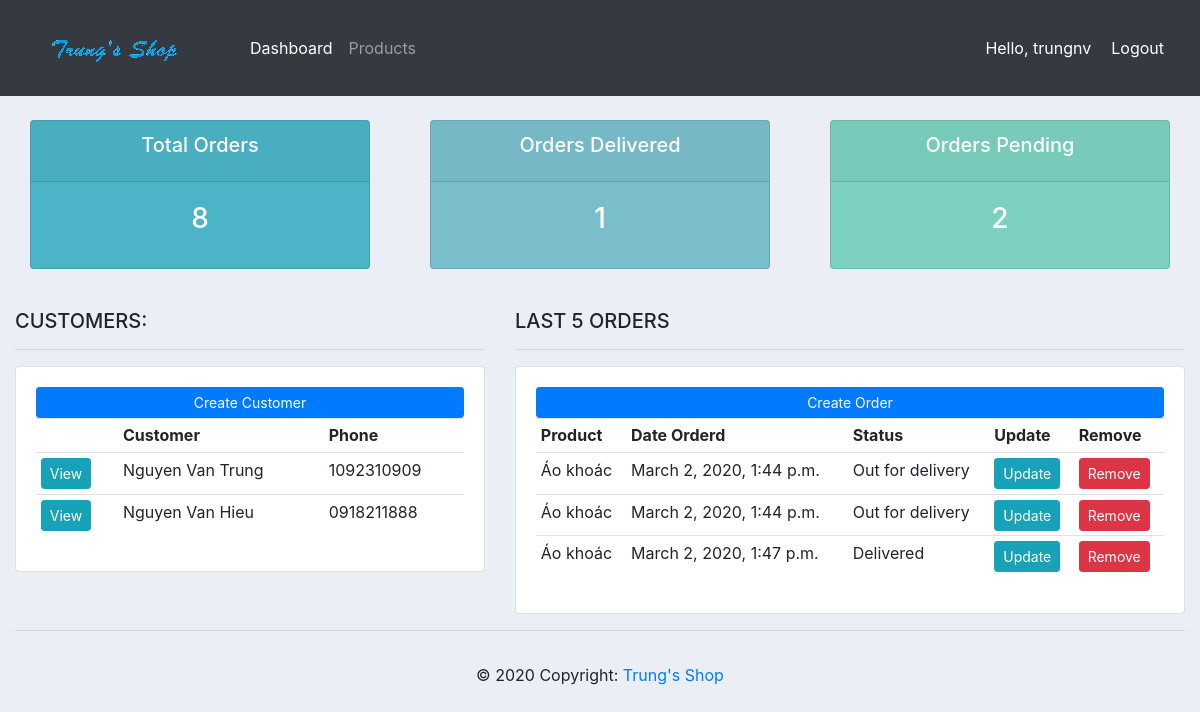
The app's page / (signed in) with its own data.
### accounts/models.py (models this page shows, shortened)
class Customer(models.Model):
    name = models.CharField(max_length=200, null=True)
    phone = models.CharField(max_length=200, null=True)
    email = models.CharField(max_length=200, null=True)
    date_created = models.DateTimeField(auto_now_add=True, null=True)

class Order(models.Model):
    STATUS = (
			('Pending', 'Pending'),
			('Out for delivery', 'Out for delivery'),
			('Delivered', 'Delivered'),
			)
    customer = models.ForeignKey(Customer, null=True, on_delete=models.SET_NULL)
    product = models.ForeignKey(Product, null=True, on_delete=models.SET_NULL)
    date_created = models.DateTimeField(auto_now_add=True, null=True)
    status = models.CharField(max_length=200, null=True, choices=STATUS)
    note = models.CharField(max_length=1000, null=True)

class Product(models.Model):
    CATEGORY = (
			('Indoor', 'Indoor'),
			('Out Door', 'Out Door'),
			)
    name = models.CharField(max_length=200, null=True)
    price = models.FloatField(null=True)
    category = models.CharField(max_length=200, null=True, choices=CATEGORY)
    description = models.CharField(max_length=200, null=True)
    date_created = models.DateTimeField(auto_now_add=True, null=True)
    tag = models.ManyToManyField(Tag)
    def __str__(self):
        return self.name

### accounts/views.py (the view)
# urls.py: path('', views.home, name='home'),
@login_required(login_url='login')
def home(request):
    orders = Order.objects.all()
    customers = Customer.objects.all()
    total_orders = orders.count()
    pending_orders = Order.objects.filter(status='Pending').count()
    delivered_orders = Order.objects.filter(status='Delivered').count()
    context = {'orders': orders[:3], 'customers': customers,
    'pending_orders': pending_orders, 'delivered_orders': delivered_orders, 'total_orders': total_orders }
    return render(request, 'accounts/dashboard.html', context)

### accounts/templates/accounts/dashboard.html
{% extends "accounts/main.html" %}
{% block content %}
{% include "accounts/status.html" %}
<br>
<div class="row">
	<div class="col-md-5">
		<h5>CUSTOMERS:</h5>
		<hr>
		<div class="card card-body">
			<a class="btn btn-primary  btn-sm btn-block" href="">Create Customer</a>
			<table class="table table-sm">
				<tr>
					<th></th>
					<th>Customer</th>
					<th>Phone</th>
				</tr>
				{% for customer in customers %}
				  	<tr>
						<td><a class="btn btn-sm btn-info" href="{% url 'customer' customer.id %}">View</a></td>
						<td>{{ customer.name }}</td>
						<td>{{ customer.phone }}</td>
					</tr>
				{% endfor %}
			</table>
		</div>
	</div>
	<div class="col-md-7">
		<h5>LAST 5 ORDERS</h5>
		<hr>
		<div class="card card-body">
			<a class="btn btn-primary  btn-sm btn-block" href="#">Create Order</a>
			<table class="table table-sm">
				<tr>
					<th>Product</th>
					<th>Date Orderd</th>
					<th>Status</th>
					<th>Update</th>
					<th>Remove</th>
				</tr>
				{% for order in orders %}
				<tr>
					<td>{{ order.product }}</td>
					<td>{{ order.date_created }}</td>
					<td>{{ order.status }}</td>
					<td><a class="btn btn-sm btn-info" href="{% url 'update_order' order.id %}">Update</a></td>
					<td><a class="btn btn-sm btn-danger" href="{% url 'delete_order' order.id %}">Remove</a></td>
				</tr>
				{% endfor %}
			</table>
		</div>
	</div>
</div>
{% endblock content %}

### accounts/templates/accounts/navbar.html (shortened to what this page needs)
{% load static %}
<nav class="navbar navbar-expand-lg navbar-dark bg-dark">
    <a class="navbar-brand" href="{% url 'home' %}"><img src="{% static '/images/logo.png' %}" alt=""></a>
    <div class="collapse navbar-collapse" id="navbarNav">
      <ul class="navbar-nav">
        <li class="nav-item active">
          <a class="nav-link" href="{% url 'home' %}">Dashboard <span class="sr-only">(current)</span></a>
        </li>
        <li class="nav-item">
          <a class="nav-link" href="{% url 'products' %}">Products</a>
        </li>
      </ul>
    </div>
    <span id="hello-msg">Hello, {{request.user}}</span>
    <span><a id="hello-msg" href="{% url 'logout' %}">Logout</a></span>
  </nav>

### static/css/main.css (style rules this page uses)
body { background-color: #ebeff5; }

### accounts/templates/accounts/navbar.html (style rules this page uses)
#hello-msg { font-size: 16px; color: #fff; margin-right: 20px; }

### records on screen
Customer: name "Nguyen Van Trung", phone "1092310909"
Customer: name "Nguyen Van Hieu", phone "0918211888"
Order: product "Áo khoác", date_created "March 2, 2020, 1:44 p.m.", status "Out for delivery"
Order: product "Áo khoác", date_created "March 2, 2020, 1:44 p.m.", status "Out for delivery"
Order: product "Áo khoác", date_created "March 2, 2020, 1:47 p.m.", status "Delivered"

### other values on screen
{{ request.user }} "trungnv"
{{ total_orders }} "8"
{{ delivered_orders }} "1"
{{ pending_orders }} "2"
